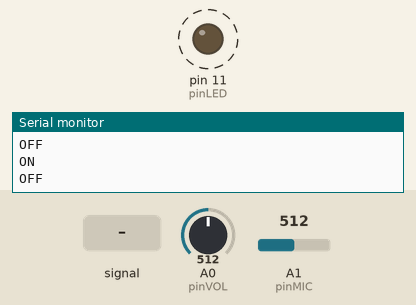
Bench run of a sketch on a simulated Arduino Uno, built with avr-gcc and run on an emulated ATmega328P. Shown: output pins drawn as LEDs (lit = HIGH), the last lines printed to the serial monitor. Dashed ring = blinking. The test bench sets the inputs (shaded band); at power-on: A0 (pinVOL) = 512, A1 (pinMIC) = 512.

Above: at 1.3 s.
1.4 s: A0 (pinVOL) set to 716
4.4 s: A0 (pinVOL) set to 511
7.4 s: A1 (pinMIC) set to 214
10.4 s: A1 (pinMIC) set to 189
At 10.9 s:
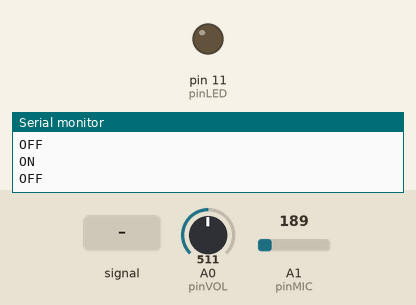
11.9 s: A1 (pinMIC) fed a 200 Hz sine of ±81 counts around its level
At 12.3 s:
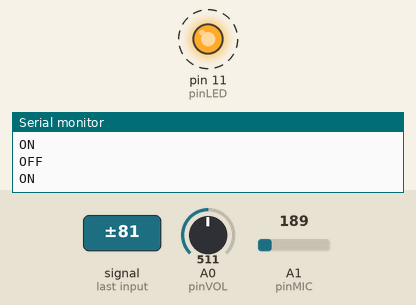
14.9 s: A1 (pinMIC) set to 122
At 15.6 s:
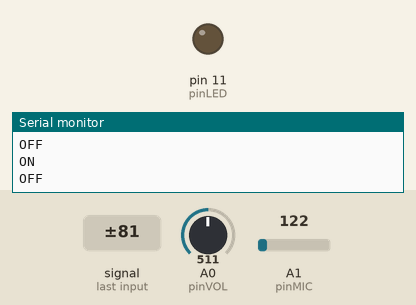
Timing chart, 0 to 17.4 s (numbered marks = the images above; inputs shaded):
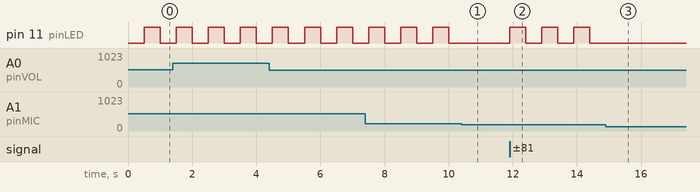

The sketch:

sketch_oct12d.ino
```cpp
//박수로 LED 껐다 키기

const int pinLED = 11;
const int pinVOL = A0;
const int pinMIC = A1;

const int clap = 200;

void setup(void) {
  pinMode(pinLED, OUTPUT);
  pinMode(pinVOL, INPUT);
  pinMode(pinMIC, INPUT);

  Serial.begin(9600);
}

  unsigned static int status_led = 0;

void loop(void) {
  unsigned int volum_mic = analogRead(pinMIC);
  unsigned int volum_vol = analogRead(pinVOL);

  if(volum_mic > clap){
    if(status_led == 0) status_led = 1;
    else                status_led = 0;

     if(status_led == 0) {
      volum_vol = map(volum_vol, 0, 1023, 100, 255);
      analogWrite(pinLED, 255);
      Serial.println("ON");
     }
     else {
      analogWrite(pinLED, 0);
      Serial.println("OFF");
     }

     delay(500);
    }

    if(status_led == 0) {
      volum_vol = map(volum_vol, 0, 1023, 100, 255);
      analogWrite(pinLED, volum_vol);
     }


  /*
  Serial.print("MIC = ");
  Serial.print(volum_mic);
  Serial.print(" VOL = ");
  Serial.println(volum_vol);
  */
}
```

Measured:
- the behaviour switches between 201 and 200 on A1 (pinMIC) (found by bisection; images 0 and 1)
- after the input at 10.4 s, pin 11 (pinLED): stays LOW (without the input it goes to HIGH after 0.11 s)
- after the input at 11.9 s, pin 11 (pinLED): alternates HIGH for 0.50 s and LOW for 0.50 s, starting at once
- after the input at 14.9 s, pin 11 (pinLED): stops changing and stays LOW
- by itself, pin 11 (pinLED): alternates HIGH for 0.50 s and LOW for 0.50 s
